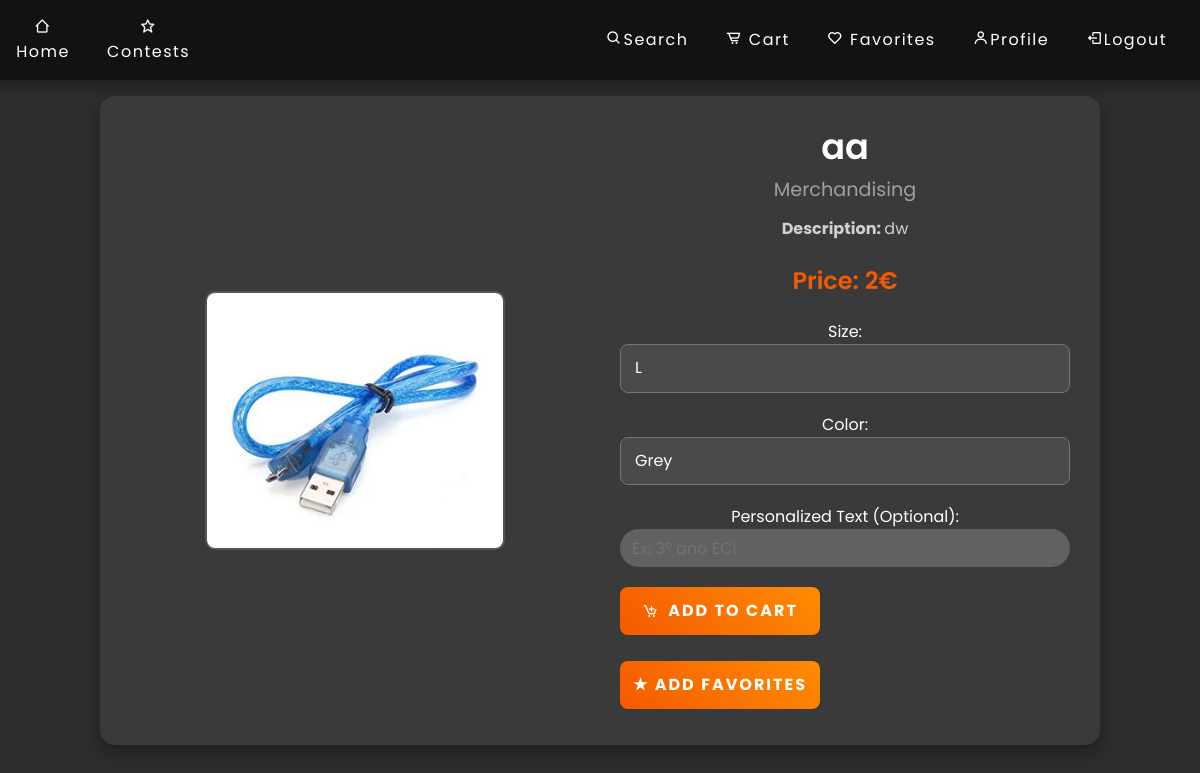
The page /product/7 (signed in) on the database as committed earlier.
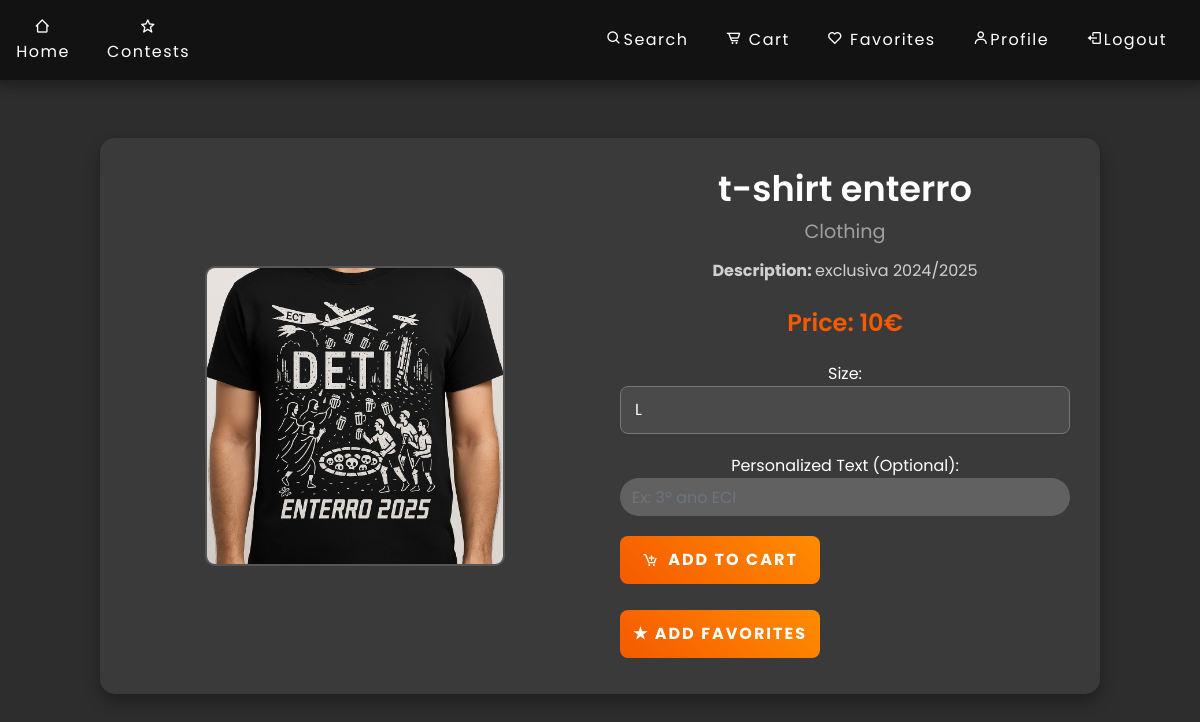
The same page on the database as committed later.
### app_org/models.py (models this page shows)
class Product(db.Model):
    id = db.Column(db.Integer, primary_key=True)
    name = db.Column(db.String(100), nullable=False)
    description = db.Column(db.String(1000))
    price = db.Column(db.Float, nullable=False)
    quantity = db.Column(db.Integer, nullable=False, default=0)
    image = db.Column(db.String(100), nullable=False, default='default_image.png')
    category_id = db.Column(db.Integer, db.ForeignKey('category.id'), nullable=False)
    category = db.relationship('Category', backref=db.backref('products', lazy=True))
    course_id = db.Column(db.Integer, db.ForeignKey('course.id'), nullable=True)
    size = db.Column(db.String(10), nullable=True, default='N/A')
    color = db.Column(db.String(20), nullable=True, default='N/A')
    has_size = db.Column(db.Boolean, default=False)
    has_color = db.Column(db.Boolean, default=False)

class Category(db.Model):
    id = db.Column(db.Integer, primary_key=True)
    name = db.Column(db.String(100), nullable=False)

### app_org/main.py (the view)
@main.route('/product/<int:product_id>', methods=['GET'])
@login_required
def product(product_id):
    product = Product.query.filter_by(id=product_id).first()
    if not product:
        return render_template('404.html')
    return render_template('product.html', product=product)

### app_org/templates/product.html (shortened to what this page needs)
{% extends 'base.html' %}
{% block styles %}
    <link rel="stylesheet" href="{{ url_for('static', filename='css/product.css') }}">
    <link href="https://unpkg.com/boxicons@2.1.4/css/boxicons.min.css" rel="stylesheet">
{% endblock %}
{% block content %}
    {% include 'navbar.html' %}
    <div class="product-container">
        <div class="product-details">
            <div class="image-section position-relative">
                <img id="product-image" src="{{ url_for('static', filename='assets/' + product.image) }}" alt="{{ product.name }}" class="img-fluid">
            </div>
            <div class="text-section">
                <h1>{{ product.name }}</h1>
                <h3>{{ product.category.name }}</h3>
                <p><b>Description: </b>{{ product.description }}</p>
                <p class="price">Price: {{ product.price | int }}€</p>
                <form id="product-form" action="/cart/add/{{ product.id }}" method="POST">
                    {% if product.has_size %}
                        <label for="size">Size:</label>
                        <select name="size" id="size" class="form-control">
                            <option value="L" selected>L</option>
                        </select>
                    {% endif %}
                    {% if product.has_color %}
                        <label for="color">Color:</label>
                        <select name="color" id="color" class="form-control" onchange="updateImage()">
                            <option value="Grey" {% if product.color == 'Grey' %}selected{% endif %}>Grey</option>
                        </select>
                    {% endif %}
                    <label for="custom_text">Personalized Text (Optional):</label>
                    <input type="text" name="custom_text" id="custom_text" class="form-control" maxlength="30" placeholder="Ex: 3º ano ECI">
                    <button type="submit" class="add-to-cart">
                        <i class='bx bx-cart-add'></i> Add to Cart
                    </button>
                </form>
                <form action="/favorites/add/{{ product.id }}" method="POST">
                    <button class="add-to-favorites">★ Add favorites</button>
                </form>
            </div>
        </div>
    </div>
{% endblock %}

Rows that differ between the two databases and show on the page:
no longer on this page (row unchanged): Category: category.name "Merchandising"
changed Product: image: a different picture; name "aa" → "t-shirt enterro"; description "dw" → "exclusiva 2024/2025"; price "2" → "10"; has_color True → False (drawn)
now on this page (row unchanged): Category: category.name "Clothing"
Other text that changed with them:
form field color: "Grey" → (not shown)
text no longer shown: "Color:"
